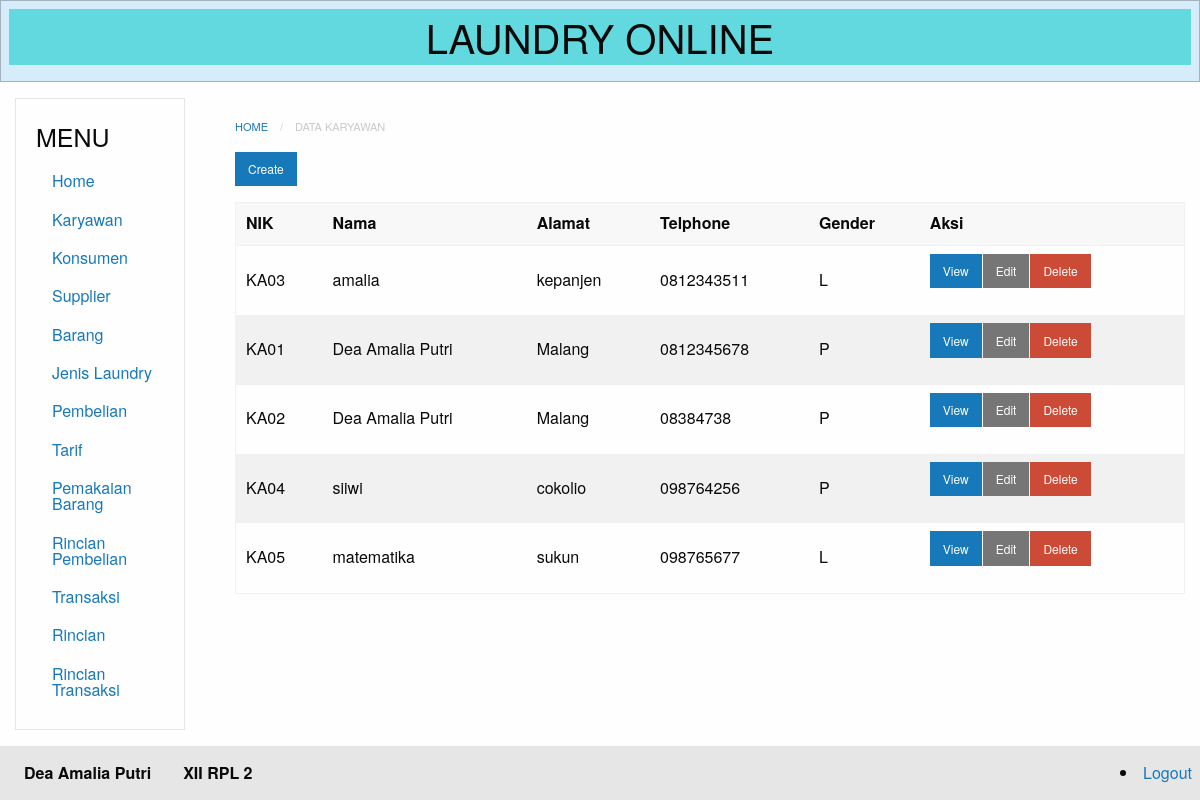
The app's page /index.php?module=karyawan (signed in) with its own data.
### tables this page shows
CREATE TABLE `karyawan` (
  `id` int(11) NOT NULL,
  `nik` varchar(20) NOT NULL,
  `nama` varchar(50) NOT NULL,
  `alamat` varchar(50) NOT NULL,
  `telp` varchar(50) NOT NULL,
  `gender` enum('L','P') NOT NULL
);

### database.php (called while the page is built, shortened)
<?php
class Database {
	private $db_host = "localhost";
	private $db_user = "root";
	private $db_pass = "";
	private $db_name = "11_deaamaliaputri_laundry";
	var $con = false;
    var $myconn = "";
	var $result = array();
    function __construct() {
        if(!$this->con){
            $this->myconn = new mysqli($this->db_host, $this->db_user, $this->db_pass, $this->db_name);
            if($this->myconn->connect_errno > 0){
                array_push($this->result, $this->myconn->connect_error);
                return false;
            }else{
                $this->myconn->set_charset('utf8');
                $this->con = true;
                return true;
            }
        } else {
            return true;
        }
    }
	public function select($table, $rows = '*', $join = null,$join2 = null , $where = null, $order = null, $limit = null){
		$q = 'SELECT '.$rows.' FROM '.$table;
        if($this->tableExists($table)){
        	$query = $this->myconn->query($q);
			if($query){
				$this->numResults = $query->num_rows;
				for($i = 0; $i < $this->numResults; $i++){
					$r = $query->fetch_array();
                	$key = array_keys($r);
                	for($x = 0; $x < count($key); $x++){
                    	if(!is_int($key[$x])){
                    		if($query->num_rows >= 1){
                    			$this->result[$i][$key[$x]] = $r[$key[$x]];
							}else{
								$this->result[$i][$key[$x]] = null;
							}
						}
					}
				}
				return true;
			}else{
				array_push($this->result, $this->myconn->error);
				return false;
			}
      	}else{
      		return false;
    	}
    }
	private function TableExists($table) {
    	$res = $this->myconn->query('SHOW TABLES LIKE "'.$table.'"');
    	if(isset($res->num_rows)) {
        	return $res->num_rows > 0 ? true : false;
    	} else {
    		array_push($this->result, $table." does not exist in this database");
    		return false;
    	}
	}
    public function getResult(){
        $val = $this->result;
        $this->result = array();
        return $val;
    }
}

### modules/karyawan/karyawan-index.php (the view)
<nav aria-label="You are here:" role="navigation">
<ul class="breadcrumbs">
  <li><a href="?module=home">Home</a></li>
  <li class="disabled">Data Karyawan</li>
</ul>
</nav>
  <a href="?module=karyawan-create" class="small button">Create</a>
<table>
  <thead>
      <tr>
          <th>NIK</th>
          <th>Nama</th>
          <th>Alamat</th>
          <th>Telphone</th>
          <th>Gender</th>
          <th>Aksi</th>
      </tr>
  </thead>
<?php
  require_once("database.php");
  $db=new Database();
  $db->select('karyawan', 'id, nik, nama, alamat, telp, gender');
  $res=$db->getResult();
  if(count($res) == 0){ ?>
    <tr>
        <td colspan="3">Data tidak tersedia.</td>
    </tr>
    <?php }else{
    foreach ($res as &$r){?>
        <tr>
            <td><?php echo $r['nik'] ?></td>
            <td><?php echo $r['nama'] ?></td>
            <td><?php echo $r['alamat'] ?></td>
            <td><?php echo $r['telp'] ?></td>
            <td><?php echo $r['gender'] ?></td>
            <td>
                <div class="small button-group">
                    <a href="?module=karyawan-show&id=<?php echo $r['id']; ?>" class=" button">View</a>
                    <a href="?module=karyawan-edit&id=<?php echo $r['id']; ?>" class="secondary button">Edit</a>
                    <a href="?module=karyawan-delete&id=<?php echo $r['id']; ?>"onClick='return confirm("Apakah yakin menghapus?")' class="alert button">Delete</a>
                </div>
            </td>
        </tr>
<?php
              }
          }
          ?>
</table>

### records on screen
karyawan: nik "KA03", nama "amalia", alamat "kepanjen", telp "0812343511", gender "L"
karyawan: nik "KA01", nama "Dea Amalia Putri", alamat "Malang", telp "0812345678", gender "P"
karyawan: nik "KA02", nama "Dea Amalia Putri", alamat "Malang", telp "08384738", gender "P"
karyawan: nik "KA04", nama "siiwi", alamat "cokolio", telp "098764256", gender "P"
karyawan: nik "KA05", nama "matematika", alamat "sukun", telp "098765677", gender "L"
